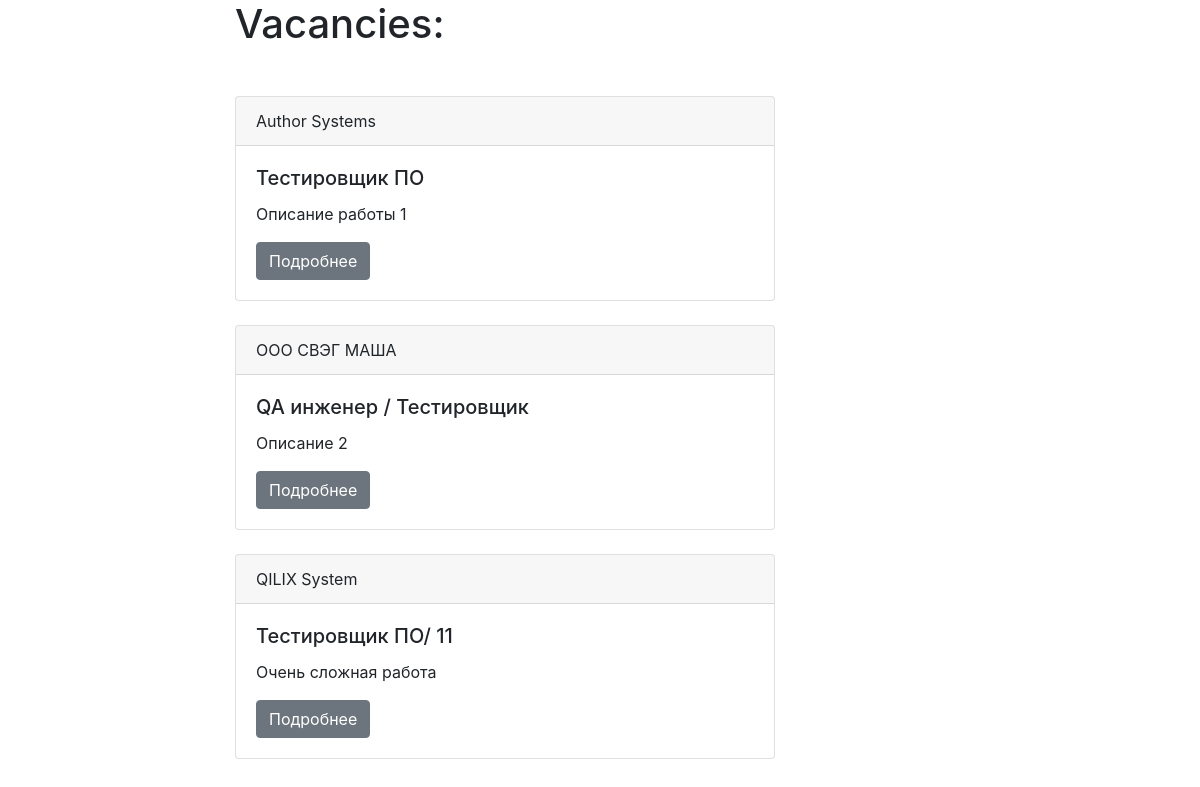
/client/, run on an earlier commit of the app's database.
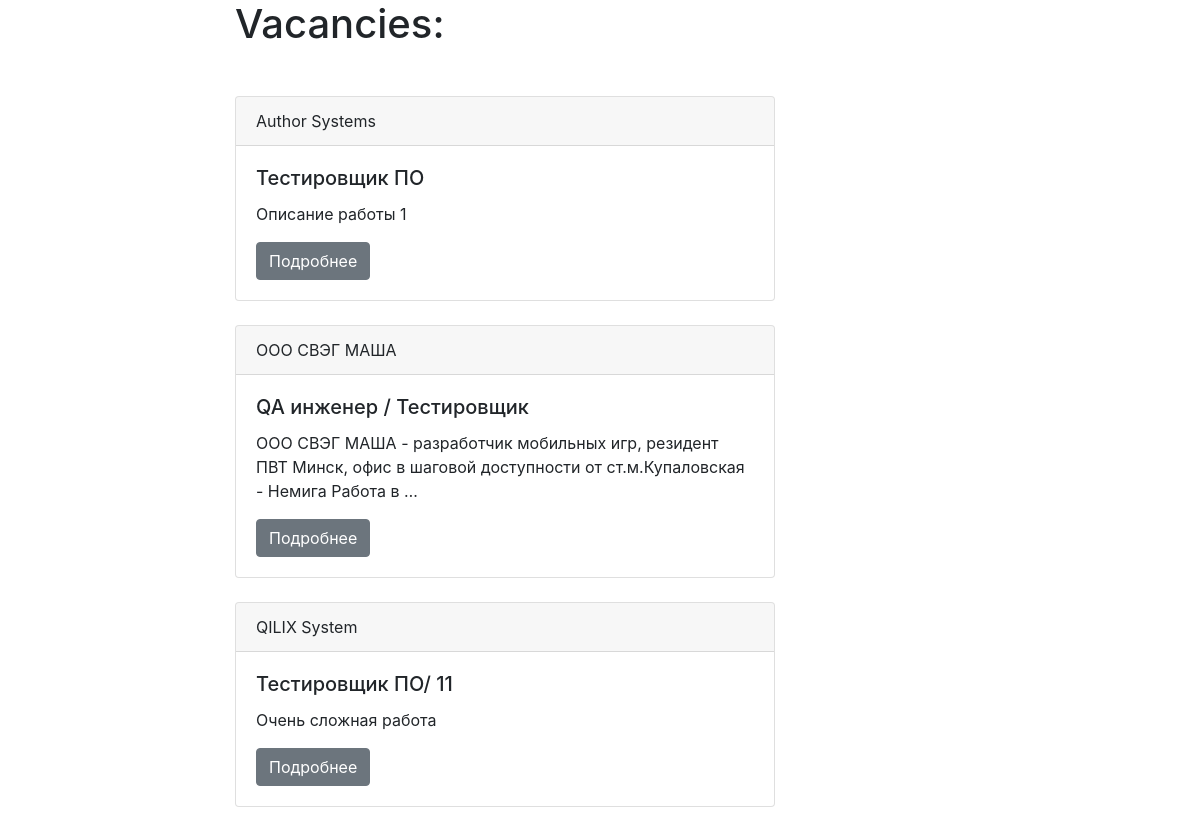
And on a later commit of the database.
### client/models.py (models this page shows, shortened)
class Vacancy(models.Model):
    state = models.CharField(max_length=100)
    slug = models.SlugField(max_length=100, unique=True)
    salary = models.CharField(max_length=20)
    organization = models.CharField(max_length=100)
    address = models.CharField(max_length=200, null=True)
    employment = models.CharField(max_length=100, null=True)
    description = models.TextField(max_length=1000)
    skills = models.CharField(max_length=100, null=True)
    requirements = models.TextField(max_length=1000, null=True)
    duties = models.TextField(max_length=1000, null=True)
    conditions = models.TextField(max_length=1000, null=True)

### client/views.py (the view)
# urls.py: path('', vacancies_list, name='vacancies_list'),
def vacancies_list(request):
    vacancies = Vacancy.objects.all()
    return render(request, 'client/index.html', context={'vacancies': vacancies})

### client/templates/client/index.html (shortened to what this page needs)
{% extends 'client/base.html' %}
{% block content %}
     <h1 class="mb-5"> Vacancies: </h1>
    {% for vacancy in vacancies %}
        <div class="card mb-4">
            <div class="card-header">
                {{ vacancy.organization }}
            </div>
            <div class="card-body">
                <h5 class="card-title">{{ vacancy.state }}</h5>
                <p class="card-text">{{ vacancy.description | truncatewords:20 }}</p>
                <a href="{% url 'vacancy_detail_url' slug=vacancy.slug %}" class="btn btn-secondary">Подробнее</a>
            </div>
        </div>
    {% endfor %}
{% endblock %}

What changed in the data, as far as the page shows it:
changed Vacancy "QA инженер / Тестировщик": description "Описание 2" → "ООО СВЭГ МАША - разработчик мобильных игр, резидент ПВТ Минск, офис в шаговой доступности от ст.м.Купаловская - Немига Работа в …"
